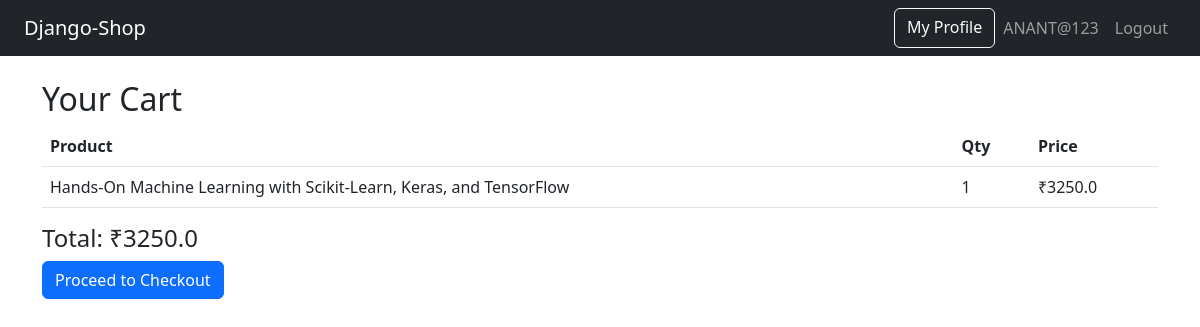
The app's page /cart/ (signed in) with its own data.
### store/models.py (models this page shows, shortened)
class CartItem(models.Model):
    user = models.ForeignKey(User, on_delete=models.CASCADE)
    product = models.ForeignKey(Product, on_delete=models.CASCADE)
    quantity = models.PositiveIntegerField(default=1)

class Product(models.Model):
    title = models.CharField(max_length=100)
    description = models.TextField()
    price = models.FloatField()
    image = models.ImageField(upload_to='products/')
    category = models.ForeignKey(Category, on_delete=models.CASCADE)

### store/views.py (the view)
# urls.py: path('cart/', views.cart_view, name='cart'),
@login_required
def cart_view(request):
    cart_items = CartItem.objects.filter(user=request.user)
    for item in cart_items:
        item.total_price = item.product.price * item.quantity
    total = sum(item.total_price for item in cart_items)
    return render(request,'store/cart.html', {'cart_items': cart_items, 'total': total})

### store/templates/store/cart.html
{% extends 'store/base.html' %}
{% block content %}
<h2>Your Cart</h2>
<table class="table">
  <thead>
    <tr>
      <th>Product</th>
      <th>Qty</th>
      <th>Price</th>
    </tr>
  </thead>
  <tbody>
    {% for item in cart_items %}
    <tr>
      <td>{{ item.product.title }}</td>
      <td>{{ item.quantity }}</td>
      <td>₹{{ item.total_price}}</td>
    </tr>
    {% endfor %}
  </tbody>
</table>
<h4>Total: ₹{{ total }}</h4>
<a href="{% url 'checkout' %}" class="btn btn-primary">Proceed to Checkout</a>
{% endblock %}

### store/templates/store/base.html (shortened to what this page needs)
<!DOCTYPE html>
<html lang="en">
<head>
    <link href="https://cdn.jsdelivr.net/npm/bootstrap@5.3.0/dist/css/bootstrap.min.css" rel="stylesheet">
</head>
<body>
<nav class="navbar navbar-expand-lg navbar-dark bg-dark px-4">
  <a class="navbar-brand" href="/">Django-Shop</a>
  <div class="collapse navbar-collapse">
    <ul class="navbar-nav ms-auto">
      <a href="{% url 'user_profile' %}" class="btn btn-outline-light ms-auto">My Profile</a>
      {% if user.is_authenticated %}
        <li class="nav-item"><a class="nav-link" href="#">{{ user.username }}</a></li>
        <li class="nav-item"><a class="nav-link" href="{% url 'logout' %}">Logout</a></li>
      {% else %}
        <li class="nav-item"><a class="nav-link" href="{% url 'login' %}">Login</a></li>
        <li class="nav-item"><a class="nav-link" href="{% url 'register' %}">Register</a></li>
      {% endif %}
    </ul>
  </div>
</nav>
<div class="container mt-4">
    {% block content %}{% endblock %}
</div>
</body>
</html>

### records on screen
CartItem: product "Hands-On Machine Learning with Scikit-Learn, Keras, and TensorFlow", quantity "1", total_price "3250.0"

### other values on screen
{{ user.username }} "ANANT@123"
{{ total }} "3250.0"
